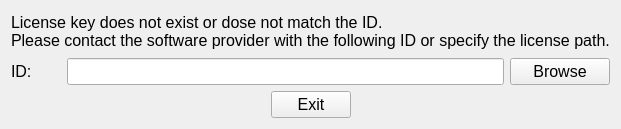
<?xml version="1.0" encoding="UTF-8"?>
<ui version="4.0">
 <class>keyConfirm</class>
 <widget class="QWidget" name="keyConfirm">
  <property name="geometry">
   <rect>
    <x>0</x>
    <y>0</y>
    <width>620</width>
    <height>129</height>
   </rect>
  </property>
  <property name="windowTitle">
   <string>iFusion - v1.0 - License Check</string>
  </property>
  <layout class="QVBoxLayout" name="verticalLayout">
   <item>
    <widget class="QLabel" name="label_2">
     <property name="font">
      <font>
       <pointsize>12</pointsize>
      </font>
     </property>
     <property name="text">
      <string>License key does not exist or dose not match the ID.
Please contact the software provider with the following ID or specify the license path.</string>
     </property>
    </widget>
   </item>
   <item>
    <layout class="QHBoxLayout" name="horizontalLayout_2">
     <item>
      <widget class="QLabel" name="label">
       <property name="minimumSize">
        <size>
         <width>50</width>
         <height>0</height>
        </size>
       </property>
       <property name="maximumSize">
        <size>
         <width>50</width>
         <height>16777215</height>
        </size>
       </property>
       <property name="font">
        <font>
         <pointsize>12</pointsize>
        </font>
       </property>
       <property name="text">
        <string>ID: </string>
       </property>
      </widget>
     </item>
     <item>
      <widget class="QLineEdit" name="macLineEdit">
       <property name="font">
        <font>
         <pointsize>12</pointsize>
        </font>
       </property>
       <property name="readOnly">
        <bool>true</bool>
       </property>
      </widget>
     </item>
     <item>
      <widget class="QPushButton" name="pushBtnBrowse">
       <property name="minimumSize">
        <size>
         <width>100</width>
         <height>0</height>
        </size>
       </property>
       <property name="maximumSize">
        <size>
         <width>100</width>
         <height>16777215</height>
        </size>
       </property>
       <property name="font">
        <font>
         <pointsize>12</pointsize>
        </font>
       </property>
       <property name="text">
        <string>Browse</string>
       </property>
      </widget>
     </item>
    </layout>
   </item>
   <item>
    <layout class="QHBoxLayout" name="horizontalLayout">
     <item>
      <spacer name="horizontalSpacer">
       <property name="font">
        <font>
         <pointsize>12</pointsize>
        </font>
       </property>
       <property name="orientation">
        <enum>Qt::Horizontal</enum>
       </property>
       <property name="sizeHint" stdset="0">
        <size>
         <width>255</width>
         <height>20</height>
        </size>
       </property>
      </spacer>
     </item>
     <item>
      <widget class="QPushButton" name="pushBtnExit">
       <property name="font">
        <font>
         <pointsize>12</pointsize>
        </font>
       </property>
       <property name="text">
        <string>Exit</string>
       </property>
      </widget>
     </item>
     <item>
      <spacer name="horizontalSpacer_2">
       <property name="font">
        <font>
         <pointsize>12</pointsize>
        </font>
       </property>
       <property name="orientation">
        <enum>Qt::Horizontal</enum>
       </property>
       <property name="sizeHint" stdset="0">
        <size>
         <width>254</width>
         <height>20</height>
        </size>
       </property>
      </spacer>
     </item>
    </layout>
   </item>
  </layout>
 </widget>
 <layoutdefault spacing="6" margin="11"/>
 <resources/>
 <connections/>
</ui>
